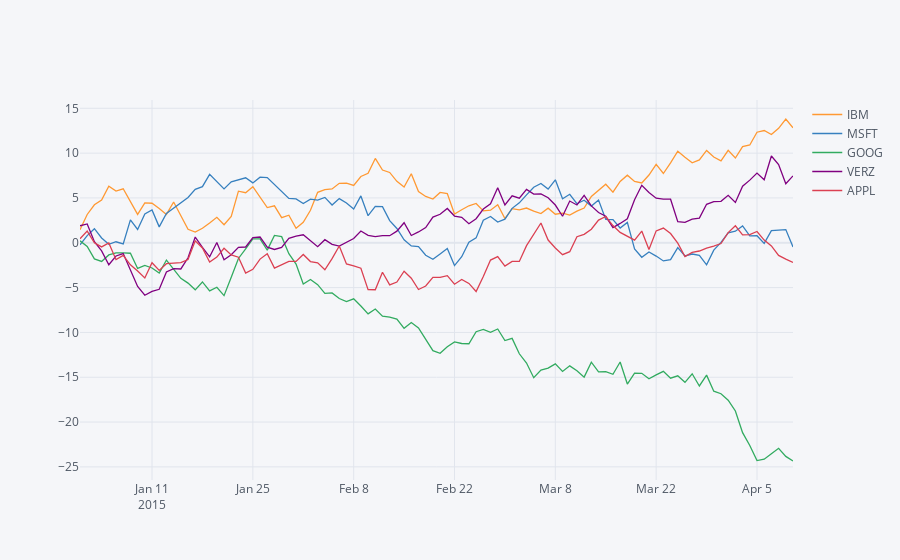

Notebook source saved alongside this figure:
### Code cell
df.iplot(filename='Tutorial 1')
